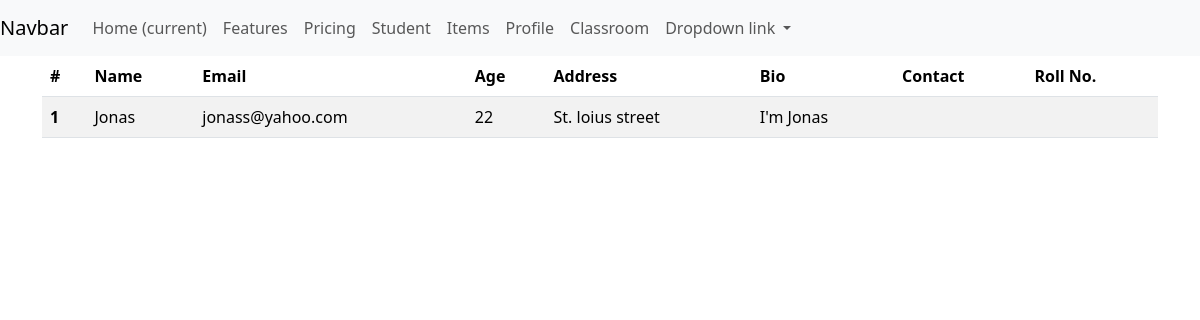
The app's page /tables/student/, older data.
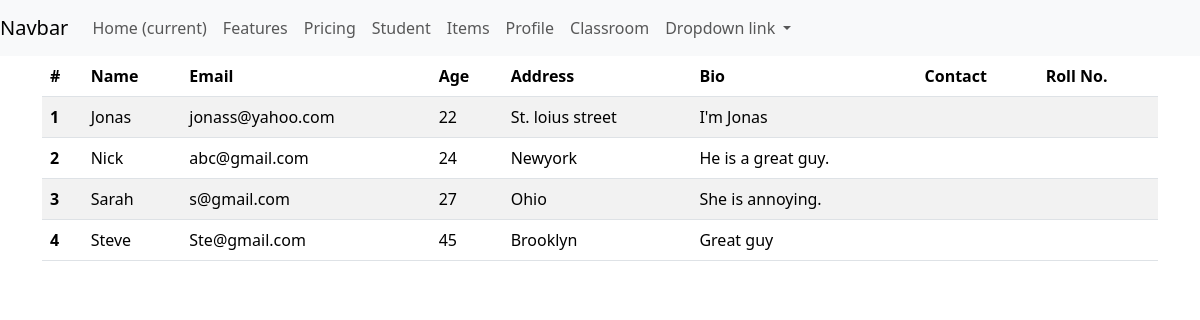
The same page, newer data.
### tables/models.py (models this page shows, shortened)
class Students(models.Model):
    name = models.CharField(max_length=20)
    email = models.EmailField()
    age = models.IntegerField()
    address = models.CharField(max_length=20)
    bio = models.TextField()
    classroom = models.ForeignKey(ClassRoom, on_delete=models.CASCADE,
                                  related_name="classroom_students", null = True, blank=True)

### tables/views.py (the view)
# urls.py: path("student/", student, name = "student"),
def student(request):
    students= Students.objects.all()
    return render(request, template_name="tables/student.html", context={"students":students})

### tables/templates/tables/student.html
{% extends 'temp_inheritance/base.html'%}
{% block content %}
<table class="table table-striped table-hover">
    <thead>
      <tr>
        <th scope="col">#</th>
        <th scope="col">Name</th>
        <th scope="col">Email</th>
        <th scope="col">Age</th>
        <th scope="col">Address</th>
        <th scope="col">Bio</th>
        <th scope="col">Contact</th>
        <th scope="col">Roll No.</th>
      </tr>
    </thead>
    <tbody>
        {% for info in students %}
      <tr>
        <th scope="row">{{forloop.counter}}</th>
        <td>{{info.name}}</td>
        <td>{{info.email}}</td>
        <td>{{info.age}}</td>
        <td>{{info.address}}</td>
        <td>{{info.bio}}</td>
        <td>{{info.studentprofile.contact}}</td>
        <td>{{info.studentprofile.roll_no}}</td>
        {% endfor %}
      </tr>
    </tbody>
  </table>
{% endblock %}

### temp_inheritance/templates/temp_inheritance/base.html (shortened to what this page needs)
<!DOCTYPE html>
<html lang="en">
<head>
    <link href="https://cdn.jsdelivr.net/npm/bootstrap@5.3.1/dist/css/bootstrap.min.css" rel="stylesheet">
</head>
<body>
  <nav class="navbar navbar-expand-lg navbar-light bg-light">
        <a class="navbar-brand" href="{% url 'home' %}">Navbar</a>
        <div class="collapse navbar-collapse" id="navbarNavDropdown">
          <ul class="navbar-nav">
            <li class="nav-item active">
              <a class="nav-link" href="{% url 'home' %}">Home <span class="sr-only">(current)</span></a>
            </li>
            <li class="nav-item">
              <a class="nav-link" href="{% url 'features'%}">Features</a>
            </li>
            <li class="nav-item">
              <a class="nav-link" href="{% url 'pricing'%}">Pricing</a>
            </li>
            <li class="nav-item">
              <a class="nav-link" href="{% url 'student'%}">Student</a>
            </li>
            <li class="nav-item">
              <a class="nav-link" href="{% url 'item'%}">Items</a>
            </li>
            <li class="nav-item">
              <a class="nav-link" href="{% url 'profile'%}">Profile</a>
            </li>
            <li class="nav-item">
              <a class="nav-link" href="{% url 'classroom'%}">Classroom</a>
            </li>
            <li class="nav-item dropdown">
              <a class="nav-link dropdown-toggle" href="#" id="navbarDropdownMenuLink" data-toggle="dropdown" aria-haspopup="true" aria-expanded="false">
                Dropdown link
              </a>
            </li>
          </ul>
        </div>
      </nav>
<div class = "container">
    {% block content %}{% endblock %}
</div>
</body>
</html>

Row changes from the older to the newer data that the page shows:
added Students: name "Nick", email "abc@gmail.com", age "24", address "Newyork", bio "He is a great guy."
added Students: name "Sarah", email "s@gmail.com", age "27", address "Ohio", bio "She is annoying."
added Students: name "Steve", email "Ste@gmail.com", age "45", address "Brooklyn", bio "Great guy"
